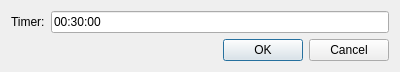
<?xml version="1.0" encoding="UTF-8"?>
<ui version="4.0">
 <class>InitSetting</class>
 <widget class="QDialog" name="InitSetting">
  <property name="geometry">
   <rect>
    <x>0</x>
    <y>0</y>
    <width>400</width>
    <height>69</height>
   </rect>
  </property>
  <property name="windowTitle">
   <string>Dialog</string>
  </property>
  <layout class="QVBoxLayout" name="verticalLayout">
   <item>
    <layout class="QHBoxLayout" name="horizontalLayout">
     <item>
      <widget class="QLabel" name="label">
       <property name="text">
        <string>Timer:</string>
       </property>
      </widget>
     </item>
     <item>
      <widget class="QLineEdit" name="lineEdit">
       <property name="text">
        <string>00:30:00</string>
       </property>
      </widget>
     </item>
    </layout>
   </item>
   <item>
    <widget class="QDialogButtonBox" name="buttonBox">
     <property name="orientation">
      <enum>Qt::Horizontal</enum>
     </property>
     <property name="standardButtons">
      <set>QDialogButtonBox::Cancel|QDialogButtonBox::Ok</set>
     </property>
    </widget>
   </item>
  </layout>
 </widget>
 <resources/>
 <connections>
  <connection>
   <sender>buttonBox</sender>
   <signal>accepted()</signal>
   <receiver>InitSetting</receiver>
   <slot>accept()</slot>
   <hints>
    <hint type="sourcelabel">
     <x>248</x>
     <y>254</y>
    </hint>
    <hint type="destinationlabel">
     <x>157</x>
     <y>274</y>
    </hint>
   </hints>
  </connection>
  <connection>
   <sender>buttonBox</sender>
   <signal>rejected()</signal>
   <receiver>InitSetting</receiver>
   <slot>reject()</slot>
   <hints>
    <hint type="sourcelabel">
     <x>316</x>
     <y>260</y>
    </hint>
    <hint type="destinationlabel">
     <x>286</x>
     <y>274</y>
    </hint>
   </hints>
  </connection>
 </connections>
</ui>
